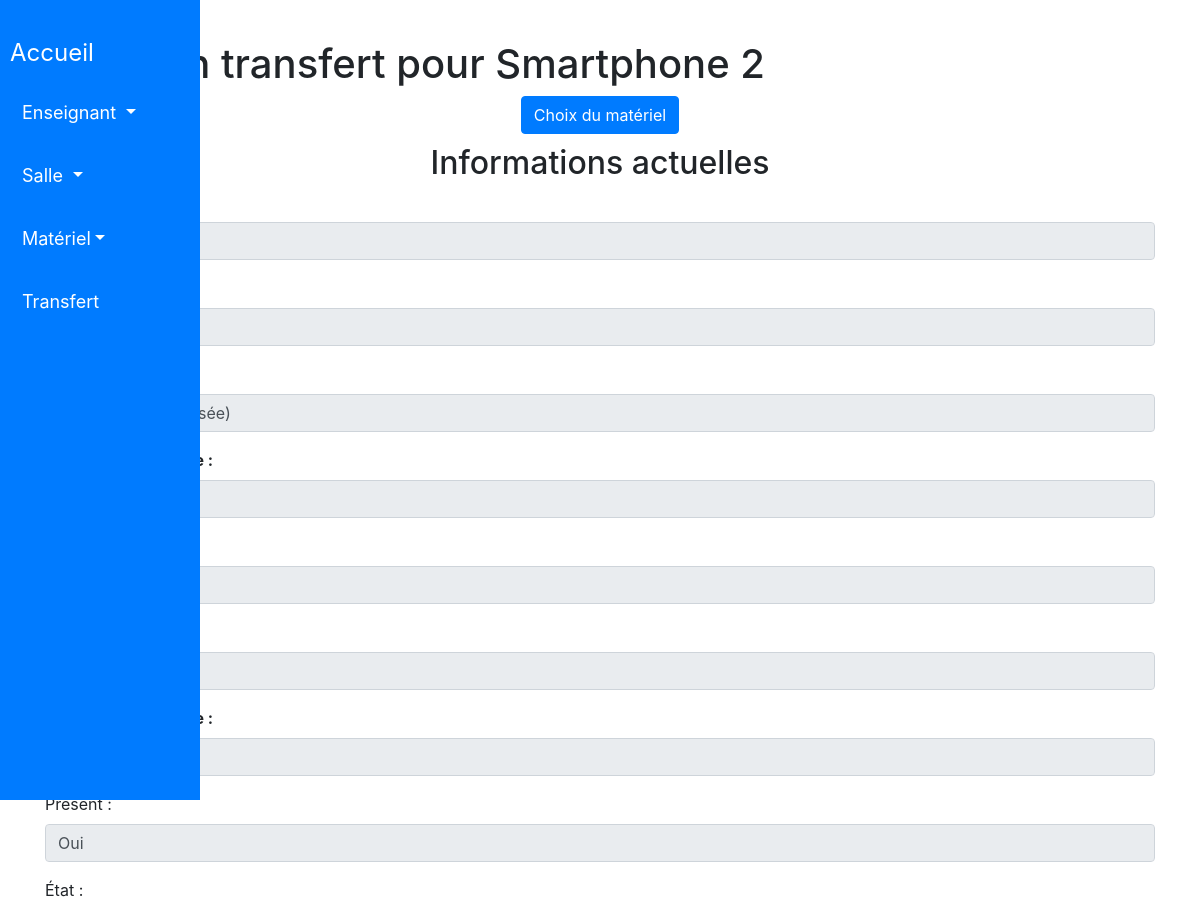
Before: /gestion_materiel/transfert/ajout_transfert/24/ (upper part) with the older database file.
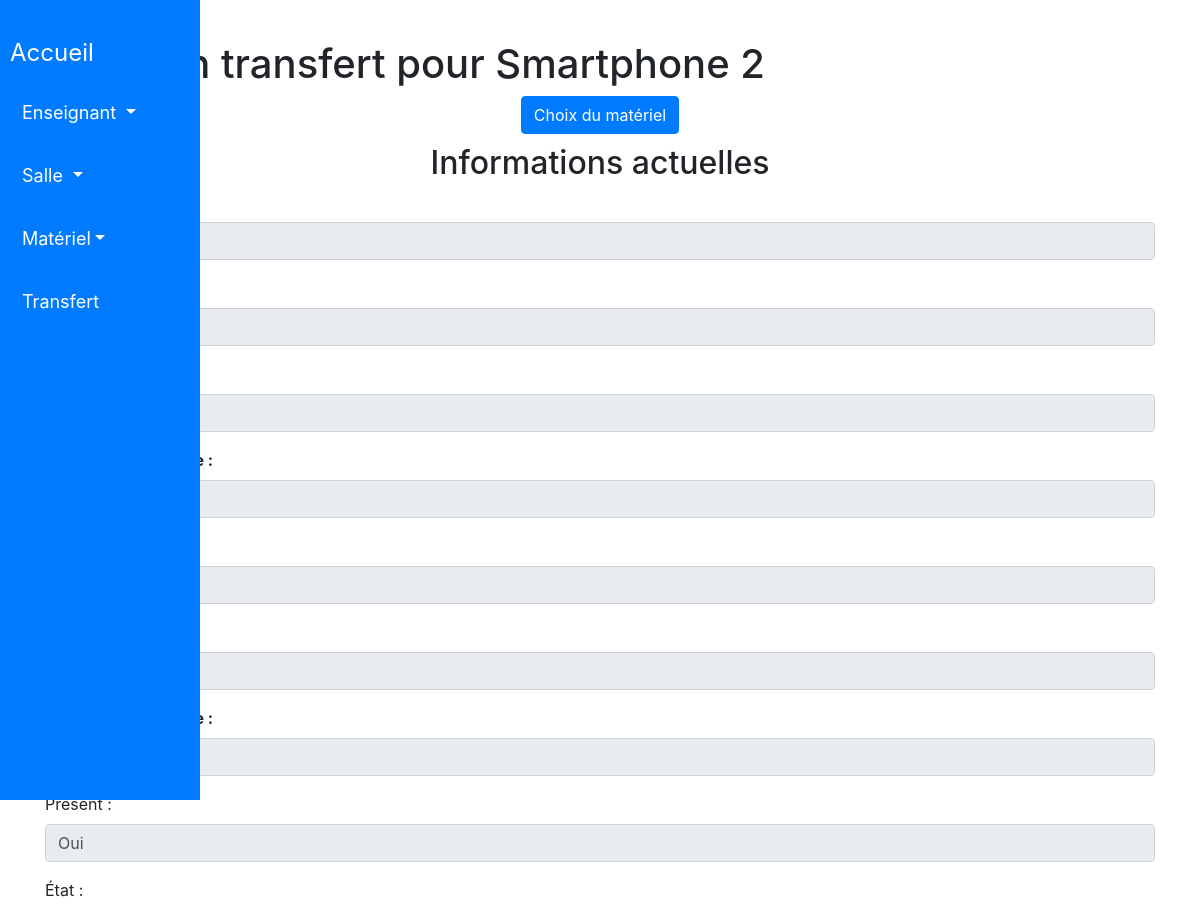
After: the same page with the newer database file.
### gestion_materiel/models.py (models this page shows, shortened)
class Materiel(models.Model):
    nom = models.CharField(
        max_length=100,
        blank=False,
        null=True,
        default=''
    )
    budget = models.CharField(
        max_length=100,
        blank=False,
        null=True,
        default=''
    )
    proprietaire = models.ForeignKey(
        Enseignant,
        on_delete=models.CASCADE,
        null=True,
        related_name='materiels_possedes'
    )
    lieu = models.ForeignKey(
        Salle,
        on_delete=models.CASCADE,
        null=True
    )
    possesseur = models.ForeignKey(
        Enseignant,
        on_delete=models.CASCADE,
        null=True,
        blank=True,
        related_name='materiels_en_possession'
    )

class Salle(models.Model):
    nom = models.CharField(
        max_length=50,
        blank=False,
        null=True,
        default='aucun'
    )
    etage = models.CharField(
        max_length=50,
        blank=False,
        null=True,
        default='aucun'
    )
    def __str__(self):
        if self.etage.lower() == "rez-de-chaussée":
            return f"{self.nom} ({self.etage})"
        else:
            return f"{self.nom} ({self.etage} Étage)"

class Enseignant(models.Model):
    nom = models.CharField(
        max_length=50,
        blank=False,
        null=True,
        default='aucun'
    )
    prenom = models.CharField(
        max_length=50,
        blank=False,
        null=True,
        default='aucun'
    )
    def __str__(self):
        return f"{self.nom} {self.prenom}"

### gestion_materiel/views.py (the view)
# urls.py: path('gestion_materiel/transfert/ajout_transfert/<int:materiel_id>/', views.ajout_transfert, name='ajout_transfert'),
def ajout_transfert(request, materiel_id):
    materiel = Materiel.objects.get(id=materiel_id)
    accessoires = materiel.accessoiremateriel_set.all()
    enseignants = Enseignant.objects.all()
    salles = Salle.objects.all()
    if request.method == 'POST':
        form = TransfertForm(request.POST)
        if form.is_valid():
            transfert = form.save(commit=False)
            transfert.material = materiel
            transfert.ancien_possesseur = materiel.possesseur
            transfert.ancien_lieu = materiel.lieu
            salle_id = form.cleaned_data['nouveau_lieu'].id
            salle = Salle.objects.get(id=salle_id)
            if request.POST.get('rendre') == 'Oui':
                materiel.possesseur = None
                transfert.nouveau_possesseur = None
                materiel.lieu = Salle.objects.get(nom="001", etage="rez-de-chaussée")
            else:
                materiel.possesseur = transfert.nouveau_possesseur
                materiel.lieu = salle
            materiel.save()
            transfert.save()
            for accessoire in accessoires:
                present_key = 'present_' + str(accessoire.id)
                etat_key = 'etat_' + str(accessoire.id)
                present_value = request.POST.get(present_key)
                if present_value == "Oui":
                    nouvelle_presence = True
                    nouvel_etat = request.POST.get(etat_key, accessoire.etat)
                else:
                    nouvelle_presence = False
                    nouvel_etat = "Absent"
                TransfertAccessoire.objects.create(
                    transfert=transfert,
                    accessoire=accessoire,
                    ancienne_presence=accessoire.present,
                    nouvelle_presence=nouvelle_presence,
                    ancien_etat=accessoire.etat,
                    nouveau_etat=nouvel_etat
                )
                accessoire.present = nouvelle_presence
                accessoire.etat = nouvel_etat
                accessoire.save()
            return redirect('afficher_transfert', materiel_id=materiel.id, transfert_id=transfert.id)
    else:
        initial_data = {
            'material': materiel,
            'ancien_possesseur': materiel.possesseur,
            'ancien_lieu': materiel.lieu,
        }
        form = TransfertForm(initial=initial_data)
    return render(request, 'gestion_materiel/transfert/ajout_transfert.html', {
        'form': form,
        'materiel': materiel,
        'accessoires': accessoires,
        'enseignants': enseignants,
        'salles': salles,
    })

### gestion_materiel/forms.py
class TransfertForm(forms.ModelForm):
    class Meta:
        model = TransfertMateriel
        fields = ('nouveau_possesseur', 'date_transfert', 'nouveau_lieu', 'occasion', 'objectif')
        widgets = {
            'nouveau_possesseur': forms.Select(attrs={'class': 'form-control'}),
            'date_transfert': forms.DateInput(attrs={'class': 'form-control', 'type': 'date'}),
            'occasion': forms.TextInput(attrs={'class': 'form-control'}),
            'objectif': forms.Textarea(attrs={'class': 'form-control', 'rows': 3}),
        }
    nouveau_lieu = forms.ModelChoiceField(
        queryset=Salle.objects.all(),
        widget=forms.Select(attrs={'class': 'form-control'}),
    )
    def __init__(self, *args, **kwargs):
        super().__init__(*args, **kwargs)
        self.fields['nouveau_possesseur'].queryset = Enseignant.objects.all()
        self.fields['nouveau_lieu'].queryset = Salle.objects.all()

### templates/gestion_materiel/transfert/ajout_transfert.html (shortened to what this page needs)
<!DOCTYPE html>
<html>
<head>
</head>
<body>
    {% include 'gestion_materiel/includes/entete.html' %}
    <div class="container">
        <h1>Créer un transfert pour {{ materiel.nom }}</h1>
        <div class="container text-center">
            <a href="{% url 'choix_materiel' %}" class="btn btn-primary">Choix du matériel</a>
        </div>
        <form method="post">
            <h2 style="text-align: center;">Informations actuelles</h2>
            <div class="form-group">
                <label style="font-weight: bold;">Matériel :</label>
                <input type="text" class="form-control" value="{{ materiel.nom }}" readonly>
            </div>
            <div class="form-group">
                <label style="font-weight: bold;">Possesseur actuel :</label>
                <input type="text" class="form-control" value="{{ materiel.possesseur }}" readonly>
            </div>
            <div class="form-group">
                <label style="font-weight: bold;">Lieu actuel :</label>
                <input type="text" class="form-control" value="{{ materiel.lieu }}" readonly>
            </div>
            {% for accessoire in accessoires %}
                <div class="form-group">
                    <label style="font-weight: bold;">Nom de l'accessoire :</label>
                    <input type="text" class="form-control" value="{{ accessoire.nom }}" readonly>
                </div>
                <div class="form-group">
                    <label>Présent :</label>
                    {% if accessoire.present %}
                        <input type="text" class="form-control" value="Oui" readonly>
                    {% else %}
                        <input type="text" class="form-control" value="Non" readonly>
                    {% endif %}
                </div>
                <div class="form-group">
                    <label>État :</label>
                    <input type="text" class="form-control" value="{{ accessoire.etat }}" readonly>
                </div>
            {% endfor %}
        </form>
    </div>
</body>
</html>

Changed rows visible on the page:
changed Materiel "Smartphone 2": lieu "001 (rez-de-chaussée)" → "103 (1er Étage)"
